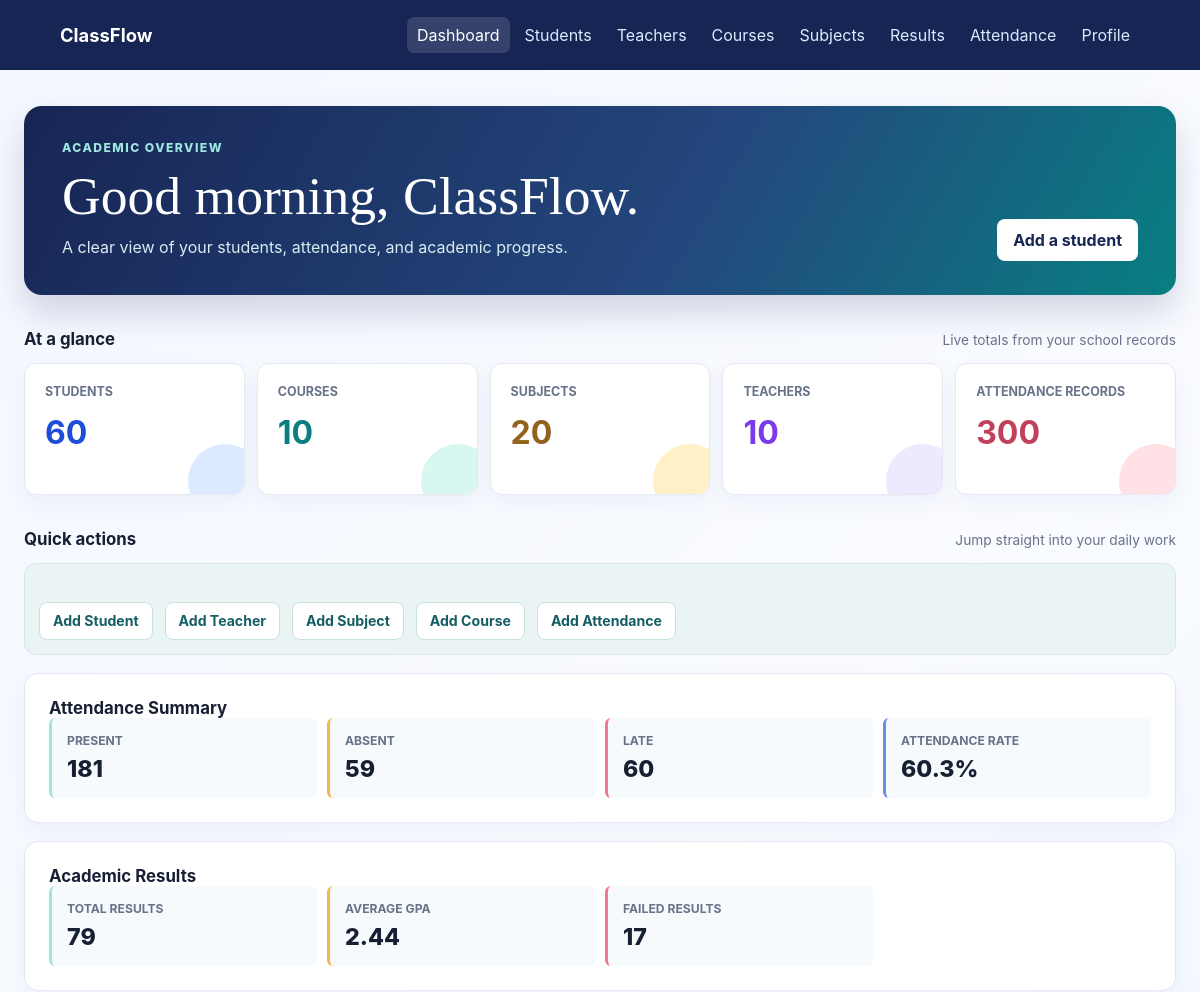
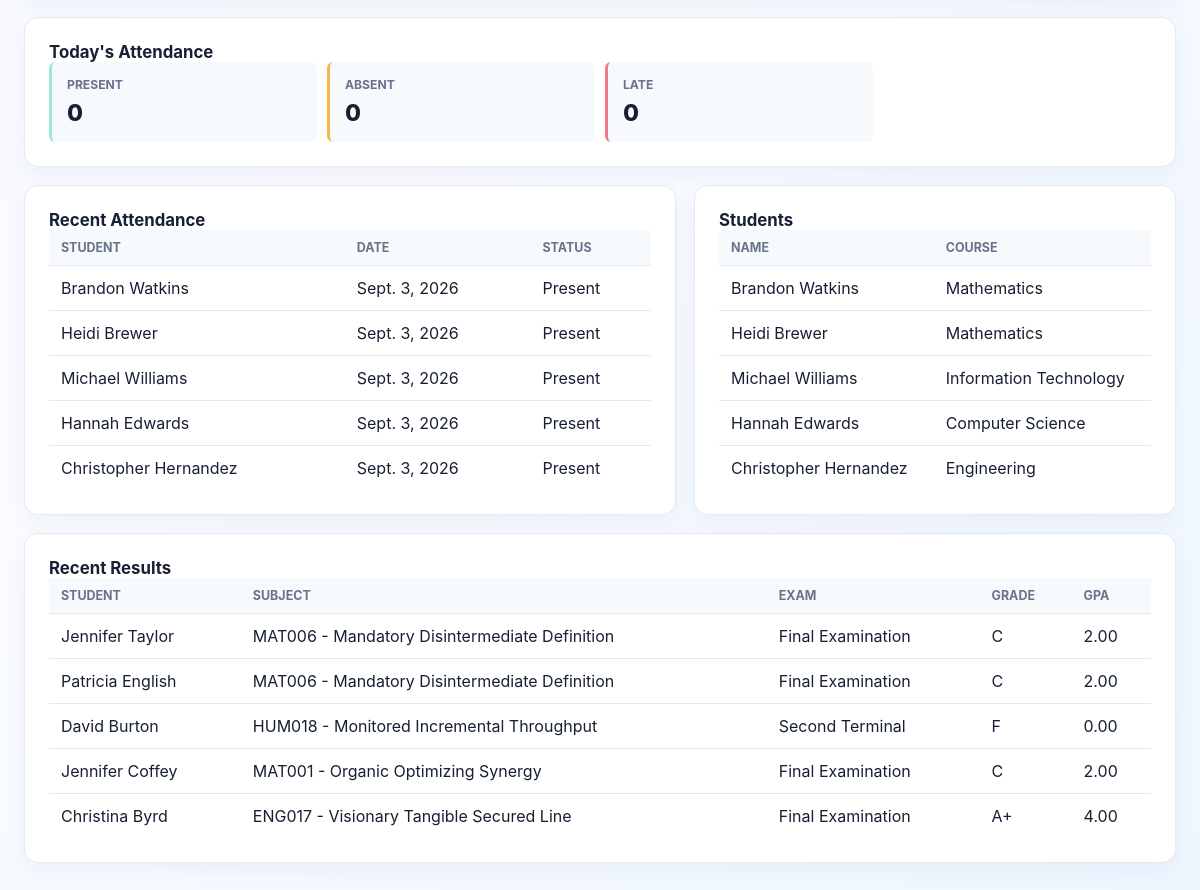
The page / on the database its author committed (2 pictures, top to bottom).
### attendance/models.py (models this page shows, shortened)
class Attendance(models.Model):
    STATUS_CHOICES = [
        ('Present', 'Present'),
        ('Absent', 'Absent'),
        ('Late', 'Late'),
    ]
    student = models.ForeignKey(
        Student,
        on_delete=models.CASCADE
    )
    date = models.DateField()
    status = models.CharField(
        max_length=10,
        choices=STATUS_CHOICES
    )
    remarks = models.TextField(
        blank=True,
        null=True
    )

### students/models.py (models this page shows, shortened)
class Student(models.Model):
    student_id = models.CharField(max_length=20, unique=True)
    name = models.CharField(max_length=100)
    age = models.IntegerField()
    email = models.EmailField()
    phone = models.CharField(max_length=15)
    course = models.CharField(max_length=100)
    address = models.TextField()

### results/models.py (models this page shows, shortened)
class Result(models.Model):
    EXAM_CHOICES = [
        ('First Terminal', 'First Terminal'),
        ('Second Terminal', 'Second Terminal'),
        ('Final Examination', 'Final Examination'),
    ]
    result_id = models.CharField(max_length=20, unique=True)
    student = models.ForeignKey(
        Student,
        on_delete=models.CASCADE
    )
    subject = models.ForeignKey(
        Subject,
        on_delete=models.CASCADE
    )
    exam_type = models.CharField(
        max_length=50,
        choices=EXAM_CHOICES
    )
    marks = models.DecimalField(
        max_digits=5,
        decimal_places=2
    )
    full_marks = models.DecimalField(
        max_digits=5,
        decimal_places=2,
        default=100
    )
    grade = models.CharField(
        max_length=5,
        blank=True
    )
    gpa = models.DecimalField(
        max_digits=3,
        decimal_places=2,
        blank=True,
        null=True
    )
    remarks = models.CharField(
        max_length=200,
        blank=True,
        null=True
    )
    result_date = models.DateField(
        auto_now_add=True
    )

### subjects/models.py (models this page shows)
class Subject(models.Model):
    subject_id = models.CharField(max_length=20, unique=True)
    subject_code = models.CharField(max_length=20, unique=True)
    subject_name = models.CharField(max_length=100)
    description = models.TextField(blank=True, null=True)
    credits = models.PositiveIntegerField(default=3)
    semester = models.CharField(max_length=20)
    department = models.CharField(max_length=100)
    def __str__(self):
        return f"{self.subject_code} - {self.subject_name}"

### dashboard/views.py (the view)
class DashboardView(TemplateView):
    template_name = 'dashboard/dashboard.html'
    def get_context_data(self, **kwargs):
        context = super().get_context_data(**kwargs)
        context['total_students'] = Student.objects.count()
        context['total_attendance'] = Attendance.objects.count()
        context['total_courses'] = Course.objects.count()
        context['total_subjects'] = Subject.objects.count()
        context['total_teachers'] = Teacher.objects.count()
        context['total_results'] = Result.objects.count()
        context['present_count'] = Attendance.objects.filter(status='Present').count()
        context['absent_count'] = Attendance.objects.filter(status='Absent').count()
        context['late_count'] = Attendance.objects.filter(status='Late').count()
        context['average_gpa'] = Result.objects.aggregate(average=Avg('gpa'))['average']
        context['failed_results'] = Result.objects.filter(grade='F').count()
        today = timezone.localdate()
        context['today_present'] = Attendance.objects.filter(
            date=today, status='Present'
        ).count()
        context['today_absent'] = Attendance.objects.filter(
            date=today, status='Absent'
        ).count()
        context['today_late'] = Attendance.objects.filter(
            date=today, status='Late'
        ).count()
        context['attendance_rate'] = (
            round((context['present_count'] / context['total_attendance']) * 100, 1)
            if context['total_attendance']
            else 0
        )
        context['recent_attendance'] = Attendance.objects.select_related(
            'student'
        ).order_by('-date', '-id')[:5]
        context['recent_students'] = Student.objects.order_by('-id')[:5]
        context['recent_results'] = Result.objects.select_related(
            'student', 'subject'
        ).order_by('-result_date', '-id')[:5]
        return context

### dashboard/templates/dashboard/dashboard.html (shortened to what this page needs)
{% extends "base.html" %} {% block title %}Dashboard | ClassFlow{% endblock %}
 {% block content %}
<main class="dashboard-page">
  <header class="dashboard-hero">
    <div>
      <p class="eyebrow">Academic overview</p>
      <h1>Good morning, ClassFlow.</h1>
      <p class="hero-copy">
        A clear view of your students, attendance, and academic progress.
      </p>
    </div>
    <a class="button hero-action" href="{% url 'student_add' %}"
      >Add a student</a
    >
  </header>
  <div class="section-heading">
    <h2>At a glance</h2>
    <p>Live totals from your school records</p>
  </div>
  <section class="metric-grid" aria-label="School totals">
    <div class="metric metric-students">
      <span class="metric-label">Students</span
      ><strong class="metric-value">{{ total_students }}</strong>
    </div>
    <div class="metric metric-courses">
      <span class="metric-label">Courses</span
      ><strong class="metric-value">{{ total_courses }}</strong>
    </div>
    <div class="metric metric-subjects">
      <span class="metric-label">Subjects</span
      ><strong class="metric-value">{{ total_subjects }}</strong>
    </div>
    <div class="metric metric-teachers">
      <span class="metric-label">Teachers</span
      ><strong class="metric-value">{{ total_teachers }}</strong>
    </div>
    <div class="metric metric-attendance">
      <span class="metric-label">Attendance records</span
      ><strong class="metric-value">{{ total_attendance }}</strong>
    </div>
  </section>
  <div class="section-heading">
    <h2>Quick actions</h2>
    <p>Jump straight into your daily work</p>
  </div>
  <nav class="action-bar" aria-label="Quick actions">
    <div class="actions">
      <a class="button" href="{% url 'student_add' %}">Add Student</a
      ><a class="button" href="{% url 'teacher_add' %}">Add Teacher</a
      ><a class="button" href="{% url 'subject_add' %}">Add Subject</a
      ><a class="button" href="{% url 'course_add' %}">Add Course</a
      ><a class="button" href="{% url 'attendance_add' %}">Add Attendance</a>
    </div>
  </nav>
  <section class="dashboard-panel" style="margin-top: 18px">
    <h2>Attendance Summary</h2>
    <div class="summary-grid">
      <div class="summary-item">
        <dt>Present</dt>
        <dd>{{ present_count }}</dd>
      </div>
      <div class="summary-item">
        <dt>Absent</dt>
        <dd>{{ absent_count }}</dd>
      </div>
      <div class="summary-item">
        <dt>Late</dt>
        <dd>{{ late_count }}</dd>
      </div>
      <div class="summary-item">
        <dt>Attendance Rate</dt>
        <dd>{{ attendance_rate }}%</dd>
      </div>
    </div>
  </section>
  <section class="dashboard-panel" style="margin-top: 18px">
    <h2>Academic Results</h2>
    <div class="summary-grid">
    <div class="summary-item">
      <dt>Total Results</dt>
      <dd>{{ total_results }}</dd>
    </div>
    <div class="summary-item">
      <dt>Average GPA</dt>
      <dd>{{ average_gpa|default:"0"|floatformat:2 }}</dd>
    </div>
    <div class="summary-item">
      <dt>Failed Results</dt>
      <dd>{{ failed_results }}</dd>
    </div>
  </section>
  <section class="dashboard-panel" style="margin-top: 18px">
    <h2>Today's Attendance</h2>
    <div class="summary-grid">
      <div class="summary-item">
        <dt>Present</dt>
        <dd>{{ today_present }}</dd>
      </div>
      <div class="summary-item">
        <dt>Absent</dt>
        <dd>{{ today_absent }}</dd>
      </div>
      <div class="summary-item">
        <dt>Late</dt>
        <dd>{{ today_late }}</dd>
      </div>
    </div>
  </section>
  <section class="dashboard-grid">
    <div class="dashboard-panel">
      <h2>Recent Attendance</h2>
      {% if recent_attendance %}
      <div class="table-wrap">
        <table>
          <thead>
            <tr>
              <th>Student</th>
              <th>Date</th>
              <th>Status</th>
            </tr>
          </thead>
          <tbody>
            {% for record in recent_attendance %}
            <tr>
              <td>{{ record.student.name }}</td>
              <td>{{ record.date }}</td>
              <td>{{ record.status }}</td>
            </tr>
            {% endfor %}
          </tbody>
        </table>
      </div>
      {% else %}
      <p class="empty">No attendance records yet.</p>
      {% endif %}
    </div>
    <div class="dashboard-panel">
      <h2>Students</h2>
      {% if recent_students %}
      <div class="table-wrap">
        <table>
          <thead>
            <tr>
              <th>Name</th>
              <th>Course</th>
            </tr>
          </thead>
          <tbody>
            {% for student in recent_students %}
            <tr>
              <td>{{ student.name }}</td>
              <td>{{ student.course }}</td>
            </tr>
            {% endfor %}
          </tbody>
        </table>
      </div>
      {% else %}
      <p class="empty">No students yet.</p>
      {% endif %}
    </div>
  </section>
  <section class="dashboard-panel" style="margin-top: 18px">
    <h2>Recent Results</h2>
    {% if recent_results %}
    <div class="table-wrap">
      <table>
        <thead>
          <tr>
            <th>Student</th>
            <th>Subject</th>
            <th>Exam</th>
            <th>Grade</th>
            <th>GPA</th>
          </tr>
        </thead>
        <tbody>
          {% for result in recent_results %}
          <tr>
            <td>{{ result.student.name }}</td>
            <td>{{ result.subject }}</td>
            <td>{{ result.exam_type }}</td>
            <td>{{ result.grade }}</td>
            <td>{{ result.gpa|default:"0"|floatformat:2 }}</td>
          </tr>
          {% endfor %}
        </tbody>
      </table>
    </div>
    {% else %}
    <p class="empty">No results yet.</p>
    {% endif %}
  </section>
</main>
{% endblock %}

### dashboard/templates/base.html (style rules this page uses)
:root { --ink: #172033; --muted: #68738a; --primary: #3159d9; --dark: #172554; --surface: #fff; --line: #e5e9f2; --danger: #c9344c; }
* { box-sizing: border-box; }
body { min-height: 100vh; margin: 0; color: var(--ink); font-family: Inter, "Segoe UI", Arial, sans-serif; background: linear-gradient(135deg, #f4f7ff, #f9fbff 50%, #eef6ff); }
h1 { margin: 0 0 8px; font-size: clamp(2rem, 4vw, 2.7rem); }
h2 { margin-top: 0; }
.button, button { display: inline-flex; align-items: center; justify-content: center; min-height: 42px; padding: 10px 16px; border: 0; border-radius: 8px; color: #fff; background: var(--primary); cursor: pointer; font: inherit; font-weight: 700; text-decoration: none; }
.actions, .form-actions { display: flex; gap: 12px; flex-wrap: wrap; margin-top: 24px; }
.table-wrap { overflow-x: auto; }
table { width: 100%; border-collapse: collapse; }
th { padding: 14px; color: var(--muted); background: #f8faff; font-size: 0.78rem; text-align: left; text-transform: uppercase; }
td { padding: 14px; border-top: 1px solid var(--line); }

### dashboard/templates/dashboard/dashboard.html (style rules this page uses)
.dashboard-page { width: min(1180px, calc(100% - 48px)); margin: 36px auto 64px; }
.dashboard-hero { display: flex; align-items: end; justify-content: space-between; gap: 28px; padding: 34px 38px; color: #fff; background: linear-gradient(120deg, #172554, #24477d 58%, #087f82); border-radius: 18px; box-shadow: 0 18px 34px #1725542b; }
.dashboard-hero h1 { margin-bottom: 8px; font-family: Georgia, "Times New Roman", serif; font-size: clamp(2.1rem, 5vw, 3.35rem); font-weight: 500; }
.eyebrow { margin: 0 0 10px; color: #9ee7df; font-size: 0.76rem; font-weight: 800; letter-spacing: 0.12em; text-transform: uppercase; }
.hero-copy { max-width: 560px; margin: 0; color: #d9ecf1; line-height: 1.6; }
.hero-action { flex: 0 0 auto; color: #172554; background: #fff; }
.section-heading { display: flex; align-items: baseline; justify-content: space-between; gap: 16px; margin: 34px 0 14px; }
.section-heading h2, .dashboard-panel h2 { margin: 0; font-size: 1.05rem; }
.section-heading p { margin: 0; color: var(--muted); font-size: 0.86rem; }
.metric-grid { display: grid; grid-template-columns: repeat(5, minmax(0, 1fr)); gap: 12px; }
.metric { position: relative; min-height: 132px; padding: 20px; overflow: hidden; background: #fff; border: 1px solid var(--line); border-radius: 12px; box-shadow: 0 8px 20px #283b6e0d; }
.metric::after { position: absolute; right: -18px; bottom: -24px; width: 74px; height: 74px; border-radius: 50%; background: var(--metric-tint, #dff6f0); content: ""; }
.metric-label { display: block; color: var(--muted); font-size: 0.78rem; font-weight: 750; text-transform: uppercase; }
.metric-value { display: block; margin-top: 18px; color: var(--metric-color, var(--ink)); font-size: 2rem; line-height: 1; }
.metric-students { --metric-color: #1d4ed8; --metric-tint: #dbeafe; }
.metric-courses { --metric-color: #087f82; --metric-tint: #d9f7f1; }
.metric-subjects { --metric-color: #93621b; --metric-tint: #fff0c8; }
.metric-teachers { --metric-color: #7c3aed; --metric-tint: #ede9fe; }
.metric-attendance { --metric-color: #c2415a; --metric-tint: #ffe1e6; }
.action-bar { display: flex; flex-wrap: wrap; gap: 9px; padding: 14px; background: #eaf4f5; border: 1px solid #d4e7e8; border-radius: 12px; }
.action-bar .button { min-height: 38px; padding: 8px 13px; color: #155e63; background: #fff; border: 1px solid #c9e0e1; font-size: 0.88rem; }
.dashboard-grid { display: grid; grid-template-columns: minmax(0, 1.15fr) minmax(320px, 0.85fr); gap: 18px; margin-top: 18px; }
.dashboard-panel { min-width: 0; padding: 24px; background: #fff; border: 1px solid var(--line); border-radius: 14px; box-shadow: 0 8px 20px #283b6e0d; }
.summary-grid { display: grid; grid-template-columns: repeat(4, minmax(0, 1fr)); gap: 10px; }
.summary-item { padding: 15px; background: #f7fafc; border-left: 3px solid #9ee7df; border-radius: 6px; }
.summary-item dt { color: var(--muted); font-size: 0.76rem; font-weight: 750; text-transform: uppercase; }
.summary-item dd { margin: 7px 0 0; font-size: 1.45rem; font-weight: 800; }
.summary-item:nth-child(2) { border-color: #f2b84b; }
.summary-item:nth-child(3) { border-color: #f0798c; }
.summary-item:nth-child(4) { border-color: #6c8ce8; }
.dashboard-panel th { padding: 10px 12px; background: #f7fafc; }
.dashboard-panel td { padding: 12px; }

### rows shown on the page
Attendance: student.name "Brandon Watkins", date "Sept. 3, 2026", status "Present"
Attendance: student.name "Heidi Brewer", date "Sept. 3, 2026", status "Present"
Attendance: student.name "Michael Williams", date "Sept. 3, 2026", status "Present"
Attendance: student.name "Hannah Edwards", date "Sept. 3, 2026", status "Present"
Attendance: student.name "Christopher Hernandez", date "Sept. 3, 2026", status "Present"
Student: name "Brandon Watkins", course "Mathematics"
Student: name "Heidi Brewer", course "Mathematics"
Student: name "Michael Williams", course "Information Technology"
Student: name "Hannah Edwards", course "Computer Science"
Student: name "Christopher Hernandez", course "Engineering"
Result: student.name "Jennifer Taylor", subject "MAT006 - Mandatory Disintermediate Definition", exam_type "Final Examination", grade "C", gpa "2.00"
Result: student.name "Patricia English", subject "MAT006 - Mandatory Disintermediate Definition", exam_type "Final Examination", grade "C", gpa "2.00"
Result: student.name "David Burton", subject "HUM018 - Monitored Incremental Throughput", exam_type "Second Terminal", grade "F", gpa "0.00"
Result: student.name "Jennifer Coffey", subject "MAT001 - Organic Optimizing Synergy", exam_type "Final Examination", grade "C", gpa "2.00"
Result: student.name "Christina Byrd", subject "ENG017 - Visionary Tangible Secured Line", exam_type "Final Examination", grade "A+", gpa "4.00"

### other values the page prints
{{ total_students }} "60"
{{ total_courses }} "10"
{{ total_subjects }} "20"
{{ total_teachers }} "10"
{{ total_attendance }} "300"
{{ present_count }} "181"
{{ absent_count }} "59"
{{ late_count }} "60"
{{ attendance_rate }} "60.3"
{{ total_results }} "79"
{{ average_gpa|default:"0"|floatformat:2 }} "2.44"
{{ failed_results }} "17"
{{ today_present }} "0"
{{ today_absent }} "0"
{{ today_late }} "0"
